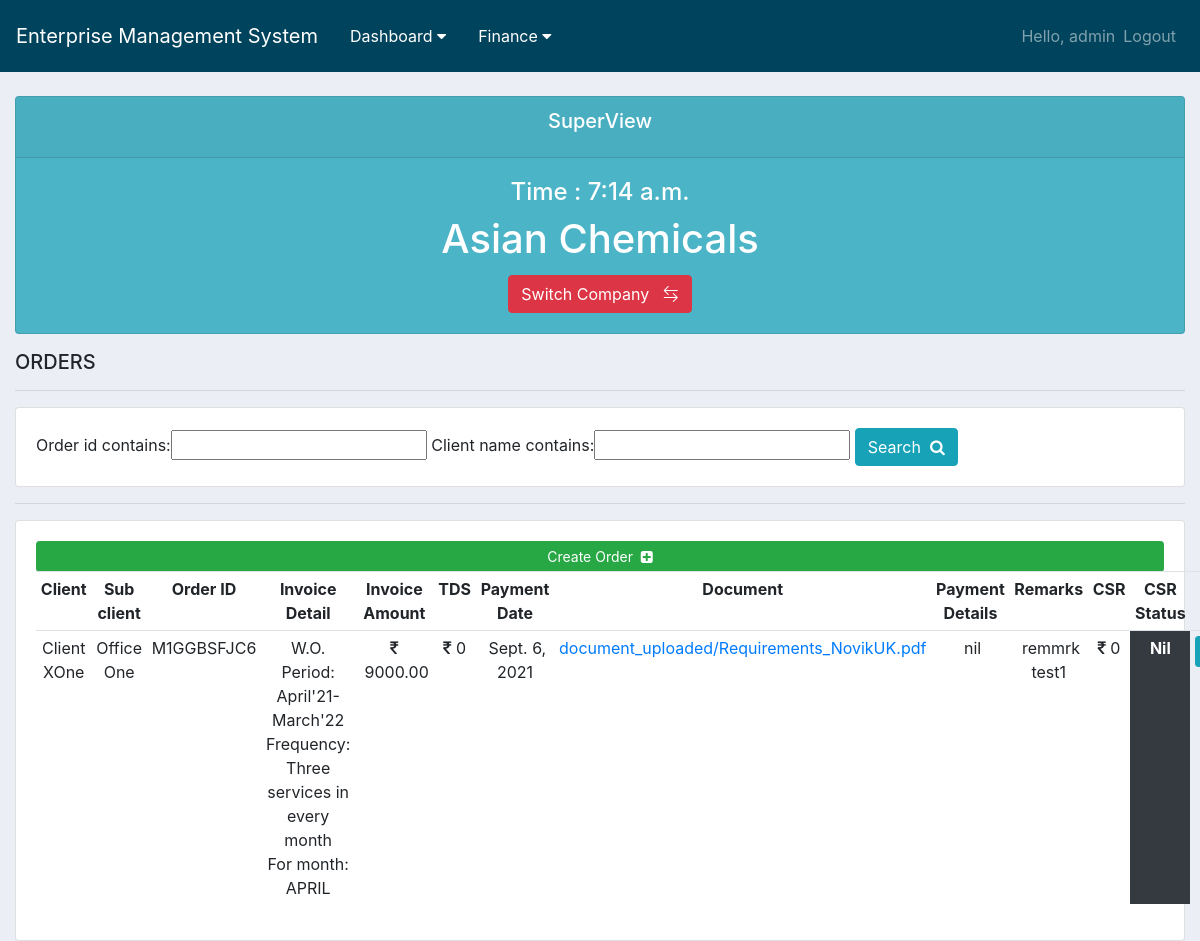
The page /AC_superview/ (signed in) on the database as committed earlier.
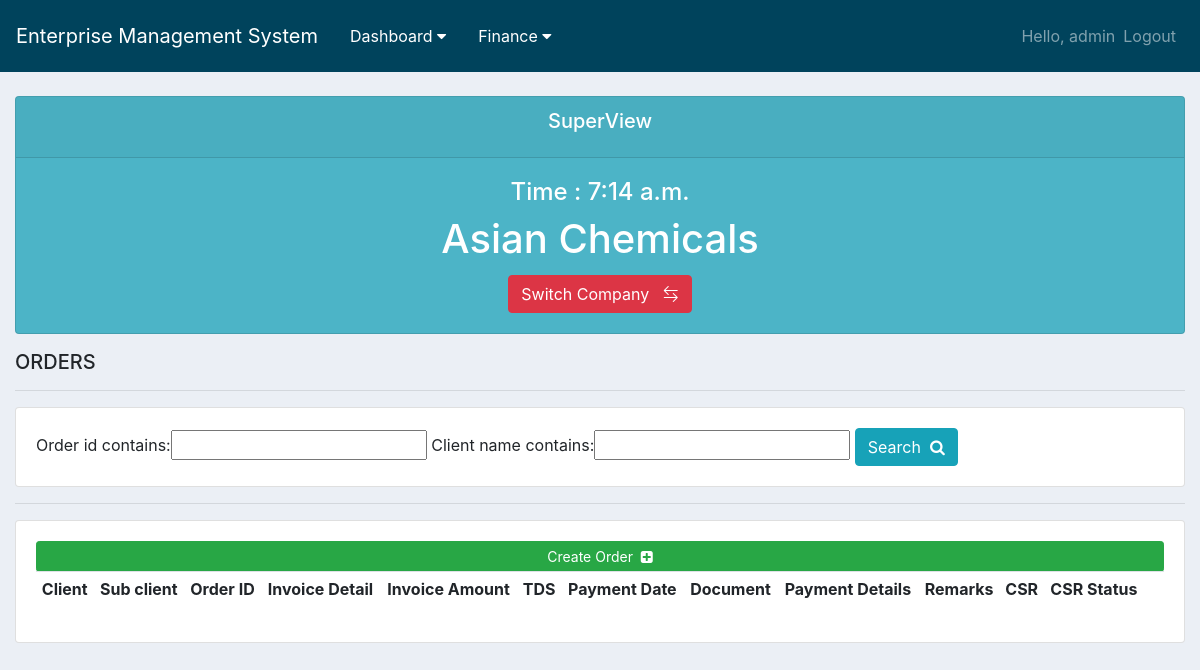
The same page on the database as committed later.
### company/models.py (models this page shows, shortened)
class Company(models.Model):
    name = models.CharField(max_length=100, null=True)
    timestamp = models.DateTimeField(auto_now_add=True, null=True)

### order/models.py (models this page shows, shortened)
class Order(models.Model):
    STATUS = (
        ('Pending', 'Pending'),
        ('Paid', 'Paid'),
    )
    CSR_value = (
        (True, 'Paid'),
        (False, 'Not Paid'),
    )
    MONTH = (
        ('JANUARY', 'JANUARY'),
        ('FEBRUARY', 'FEBRUARY'),
        ('MARCH', 'MARCH'),
        ('APRIL', 'APRIL'),
        ('MAY', 'MAY'),
        ('JUNE', 'JUNE'),
        ('JULY', 'JULY'),
        ('AUGUST', 'AUGUST'),
        ('SEPTEMBER', 'SEPTEMBER'),
        ('OCTOBER', 'OCTOBER'),
        ('NOVEMBER', 'NOVEMBER'),
        ('DECEMBER', 'DECEMBER'),
    )
    order_id = models.CharField(max_length=120, null=True, blank=True)
    client = models.ForeignKey(Client, null=True, on_delete=models.CASCADE)
    company = models.ForeignKey(Company, null=True, on_delete=models.CASCADE)
    sub_client = models.CharField(max_length=120, null=True, blank=True)
    service_1 = models.ForeignKey(Service, null=True, on_delete=models.CASCADE, related_name='service_1')
    rate_1 = models.DecimalField(default=0.00, max_digits=10, decimal_places=2)
    service_2 = models.ForeignKey(Service, null=True, on_delete=models.CASCADE, related_name='service_2')
    rate_2 = models.DecimalField(default=0.00, max_digits=10, decimal_places=2)
    service_3 = models.ForeignKey(Service, null=True, on_delete=models.CASCADE, related_name='service_3')
    rate_3 = models.DecimalField(default=0.00, max_digits=10, decimal_places=2)
    service_4 = models.ForeignKey(Service, null=True, on_delete=models.CASCADE, related_name='service_4')
    rate_4 = models.DecimalField(default=0.00, max_digits=10, decimal_places=2)
    upload_document = models.FileField(upload_to="document_uploaded/", blank=True)
    work_order_period = models.CharField(max_length=100, null=True)
    invoice_for_month = models.CharField(max_length=100, default='JAN', choices=MONTH)
    date = models.CharField(max_length=20, null=True)
    frequency = models.CharField(max_length=100, null=True)
    bill_raised = models.CharField(max_length=100, null=True)
    area = models.IntegerField(default=0)
    rate = models.DecimalField(default=0.00, max_digits=10, decimal_places=2)
    payment = models.CharField(max_length=100, default='Pending', choices=STATUS)
    payment_details = models.CharField(max_length=100, null=True)
    payment_date = models.DateField(blank=True, null=True)
    bank_transfer = models.BooleanField(default=False)
    TDS = models.IntegerField(default=0)
    CSR = models.IntegerField(default=0)
    csr_status = models.BooleanField(default=False, choices=CSR_value)
    total = models.DecimalField(default=0.00, max_digits=10, decimal_places=2)
    challan_text = models.TextField(max_length=200, null=True)
    remark = models.TextField(max_length=200, null=True)
    timestamp = models.DateTimeField(auto_now_add=True, null=True)

### client/models.py (models this page shows)
class Client(models.Model):
    company = models.ForeignKey(Company, null=True, on_delete=models.CASCADE)
    name = models.CharField(max_length=100, null=True)
    phone = models.CharField(max_length=20, null=True)
    email = models.EmailField()
    address = models.TextField(max_length=200, null=True)
    timestamp = models.DateTimeField(auto_now_add=True, null=True)
    def __str__(self):
        return self.name

### dasguptaPest/AC_views.py (the view)
# urls.py: path('AC_superview/', AC_views.superview_page, name='AC_superview'),
@login_required(login_url='login')
def superview_page(request):
    orders = Order.objects.filter(company__name='Asian Chemicals')
    order_filter = OrderFilter(request.GET, queryset=orders)
    orders = order_filter.qs
    clients = Client.objects.filter(company__name='Asian Chemicals')
    client_filter = ClientFilter(request.GET, queryset=clients)
    clients = client_filter.qs
    context = {
        "title": "Asian Chemicals",
        "clients": clients,
        "orders": orders,
        "order_filter": order_filter,
        "client_filter": client_filter,
        "time": datetime.datetime.now().time(),
    }
    return render(request, 'superview.html', context)

### templates/superview.html (shortened to what this page needs)
{% extends "base.html" %}
{% block content %}
<br>
<div class="row">
	<div class="col">
		<div class="col-md">
			<div class="card text-center text-white  mb-3" id="total-orders">
			  	<div class="card-header">
			  		<h5 class="card-title">SuperView</h5>
			  	</div>
			  	<div class="card-body">
					<h4>Time : {{ time }}</h4>
			    	<h1 class="card-title">{{ title }}</h1>
					{% if title == 'Asian Chemicals' %}
						<a class="btn btn-danger" href="{% url 'DE_superview' %}">Switch Company&nbsp;&nbsp;&nbsp;<i class="bi bi-arrow-left-right"></i></a>
					{% else %}
						<a class="btn btn-danger" href="{% url 'AC_superview' %}">Switch Company&nbsp;&nbsp;&nbsp;<i class="bi bi-arrow-left-right"></i></a>
					{% endif %}
			  	</div>
			</div>
		</div>
	</div>
</div>
<div class="container-fluid">
	<div class="row">
		<div class="col-md-12">
			<h5>ORDERS</h5>
			<hr>
			<div class="card card-body">
				<form method="get">
						{{ order_filter.form }}
						<button class="btn btn-info" type="submit">Search&nbsp;&nbsp;<i class="fa fa-search" aria-hidden="true"></i></button>
				</form>
			</div>
			<hr>
			<div class="card card-body">
				<table class="table table-sm">
					<tr>
						{% if title == 'Asian Chemicals' %}
						<a class="btn btn-success btn-sm btn-block" href="{% url 'order:accreate_order' %}">Create Order&nbsp;&nbsp;<i class="fa fa-plus-square" aria-hidden="true"></i></a>
						{% else %}
						<a class="btn btn-success btn-sm btn-block" href="{% url 'order:decreate_order' %}">Create Order&nbsp;&nbsp;<i class="fa fa-plus-square" aria-hidden="true"></i></a>
						{% endif %}
					</tr>
					<tr>
						<th class="text-center">Client</th>
						<th class="text-center">Sub client</th>
						<th class="text-center">Order ID</th>
						<th class="text-center">Invoice Detail</th>
						<th class="text-center">Invoice Amount</th>
						<th class="text-center">TDS</th>
						<th class="text-center">Payment Date</th>
						<th class="text-center">Document</th>
						<th class="text-center">Payment Details</th>
						<th class="text-center">Remarks</th>
                        <th class="text-center">CSR</th>
						<th class="text-center">CSR Status</th>
						<th></th>
						<th></th>
					</tr>
					{% for order in orders|slice:"::-1" %}
						<tr>
							<td class="text-center">{{ order.client }}</td>
							<td class="text-center">{{ order.sub_client }}</td>
							<td class="text-center">{{ order.order_id }}</td>
							<td class="text-center">
								W.O. Period: {{ order.work_order_period }}<br>
								Frequency: {{ order.frequency }}<br>
								For month: {{ order.invoice_for_month }}<br>
							</td>
							<td class="text-center"><i class="fa fa-rupee"></i>&nbsp;{{ order.total }}</td>
							<td class="text-center"><i class="fa fa-rupee"></i>&nbsp;{{ order.TDS }}</td>
							<td class="text-center">&nbsp;{{ order.payment_date }}</td>
							{% if order.upload_document %}
							<td><a href="{{ order.upload_document.url }}">{{ order.upload_document }}</a></td>
							{% else %}
							<td class="text-center">None</td>
							{% endif %}
							<td class="text-center">&nbsp;{{ order.payment_details }}</td>
                            <td class="text-center">&nbsp;{{ order.remark }}</td>
							<td class="text-center"><i class="fa fa-rupee"></i>&nbsp;{{ order.CSR }}</td>
                            {% if order.CSR != 0 %}
								{% if order.csr_status == True %}
									<td class="bg-success text-white text-center font-weight-bold">Paid</td>
								{% else %}
									<td class="bg-danger text-white text-center font-weight-bold">Not Paid</td>
								{% endif %}
							{% else %}
								<td class="bg-dark text-white text-center font-weight-bold">Nil</td>
							{% endif %}
							<td><a href="{% url 'order:view_order' order.id %}" type="button" class="btn btn-sm btn-info">Challan&nbsp;&nbsp;</a></td>
						</tr>
					{% endfor %}
				</table>
			</div>
		</div>
	</div>
</div>
{% endblock %}

### templates/base.html (shortened to what this page needs)
<!DOCTYPE html>
<html lang="en">
  <head>
   {% include "css.html" %}
  </head>
   {% include "navbar.html" %}
  <body>
  {% block content %}
  {% endblock %}
  </body>
</html>

### templates/css.html (shortened to what this page needs)
{% load static %}
    <link rel="stylesheet" href="https://stackpath.bootstrapcdn.com/bootstrap/4.4.1/css/bootstrap.min.css">
    <link rel="stylesheet" href='{% static "css/main.css" %}'>
    <link rel="stylesheet" href="https://cdn.jsdelivr.net/npm/bootstrap-icons@1.3.0/font/bootstrap-icons.css">
    <link rel="stylesheet" href="https://cdnjs.cloudflare.com/ajax/libs/font-awesome/4.7.0/css/font-awesome.min.css">

### templates/navbar.html (shortened to what this page needs)
<nav class="navbar navbar-expand-lg navbar-dark" style="background-color: #00435c;">
  <a class="navbar-brand" href="{% url 'home' %}">Enterprise Management System</a>
  <div class="collapse navbar-collapse" id="navbarNav">
    <ul class="navbar-nav mr-auto">
      <div class="dropdown">
        <button class="dropbtn">Dashboard
          <i class="fa fa-caret-down"></i>
        </button>
      </div>
      <div class="dropdown">
        <button class="dropbtn">Finance
          <i class="fa fa-caret-down"></i>
        </button>
      </div>
    </ul>
    <ul class="navbar-nav ml-auto">
      {% if request.user.is_authenticated %}
        <li class="nav-item">
          <span class="navbar-text">Hello, {{ request.user }}</span>
        </li>
        <li class="nav-item">
          <a class="nav-link" href="{% url 'logout' %}" >Logout</a>
        </li>
      {% endif %}
    </ul>
  </div>
</nav>

### static/css/main.css (style rules this page uses)
body { background-color: #ebeff5; }
#total-orders { background-color: #4cb4c7; }
.dropbtn { background-color: #00435c; color: white; padding: 16px; font-size: 16px; border: none; }
.dropdown { position: relative; display: inline-block; }

Rows that differ between the two databases and show on the page:
no longer on this page (row edited): Order: client "Client XOne", sub_client "Office One", order_id "M1GGBSFJC6", work_order_period "April'21-March'22", frequency "Three services in every month", invoice_for_month "APRIL", total "9000.00", TDS "0", payment_date "Sept. 6, 2021", upload_document "document_uploaded/Requirements_NovikUK.pdf", payment_details "nil", remark "remmrk test1", CSR "0", shows "Nil"
